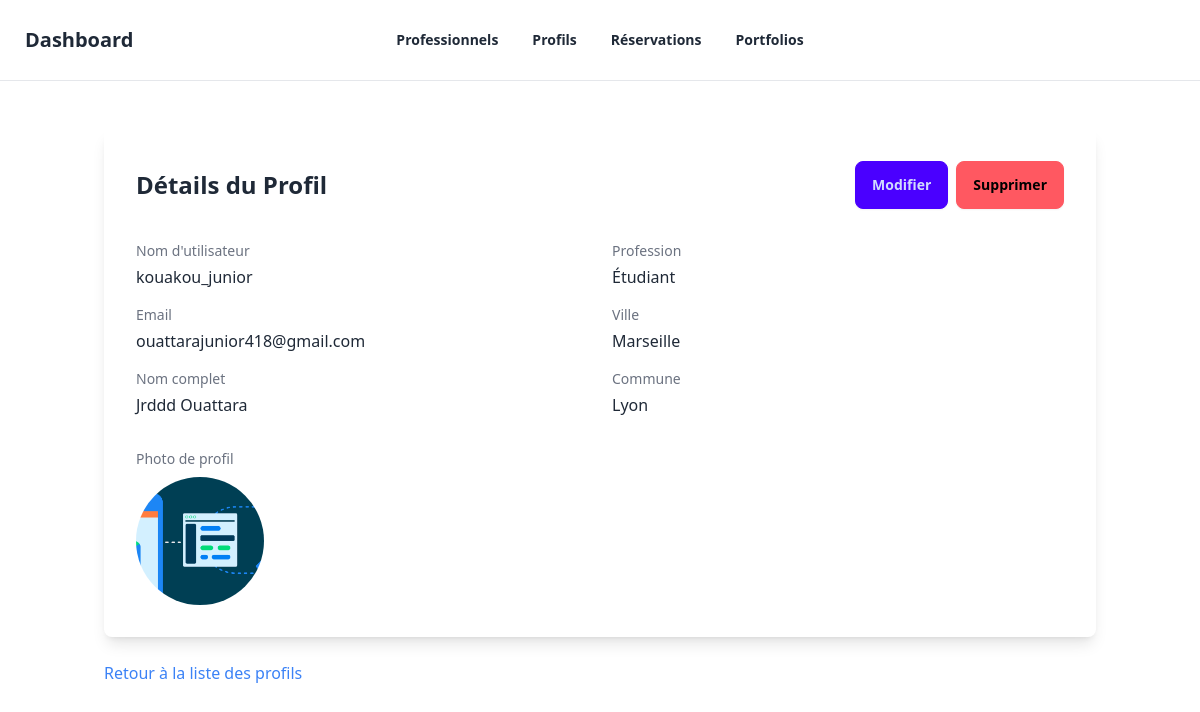
The page /dashboard/profile/2/ (signed in) on the database its author committed.
### profiles/models.py (models this page shows, shortened)
class Profile(models.Model):
    PROFESSION_CHOICES = [
        ('STUDENT', 'Étudiant'),
        ('TEACHER', 'Enseignant'),
        ('ENGINEER', 'Ingénieur'),
        ('DOCTOR', 'Médecin'),
        ('OTHER', 'Autre'),
    ]
    CITY_CHOICES = [
        ('PARIS', 'Paris'),
        ('LYON', 'Lyon'),
        ('MARSEILLE', 'Marseille'),
        ('TOULOUSE', 'Toulouse'),
        ('BORDEAUX', 'Bordeaux'),
    ]
    COMMUNE_CHOICES = [
        ('PARIS', 'Paris'),
        ('LYON', 'Lyon'),
        ('MARSEILLE', 'Marseille'),
        ('TOULOUSE', 'Toulouse'),
        ('BORDEAUX', 'Bordeaux'),
    ]
    user = models.OneToOneField(User, on_delete=models.CASCADE)
    first_name = models.CharField("Prénom", max_length=50, blank=True)
    last_name = models.CharField("Nom", max_length=50, blank=True)
    profession = models.CharField("Profession", max_length=20, choices=PROFESSION_CHOICES, blank=True)
    city = models.CharField("Ville", max_length=20, choices=CITY_CHOICES, blank=True)
    commune = models.CharField("Commune", max_length=20, choices=COMMUNE_CHOICES, blank=True)
    profile_image = models.ImageField(
        "Photo de profil",
        upload_to='profile_images/',
        blank=True,
        null=True
    )

### dashboard/views.py (the view)
# urls.py: path('profile/<int:pk>/', views.profile_detail, name='profile_detail'),
@staff_member_required
def profile_detail(request, pk):
    user = get_object_or_404(User, pk=pk)
    profile = user.profile
    return render(request, 'dashboard/profile_detail.html', {
        'user': user,
        'profile': profile
    })

### dashboard/templates/dashboard/profile_detail.html
{% extends "dashboard/base.html" %}
{% block content %}
<div class="container mx-auto px-4 py-6">
    <div class="card shadow-lg rounded-lg">
        <div class="card-body">
            <div class="flex items-center justify-between mb-6">
                <h1 class="text-2xl font-semibold">Détails du Profil</h1>
                <div class="flex gap-2">
                    <a href="{% url 'dashboard:profile_edit' user.pk %}"
                       class="btn btn-primary">
                        Modifier
                    </a>
                    <a href="{% url 'dashboard:profile_delete' user.pk %}"
                       class="btn btn-error">
                        Supprimer
                    </a>
                </div>
            </div>
            <div class="grid grid-cols-1 md:grid-cols-2 gap-6">
                <div class="space-y-4">
                    <div>
                        <h3 class="text-sm font-medium text-gray-500">Nom d'utilisateur</h3>
                        <p class="mt-1">{{ user.username }}</p>
                    </div>
                    <div>
                        <h3 class="text-sm font-medium text-gray-500">Email</h3>
                        <p class="mt-1">{{ user.email }}</p>
                    </div>
                    <div>
                        <h3 class="text-sm font-medium text-gray-500">Nom complet</h3>
                        <p class="mt-1">{{ profile.first_name }} {{ profile.last_name }}</p>
                    </div>
                </div>
                <div class="space-y-4">
                    <div>
                        <h3 class="text-sm font-medium text-gray-500">Profession</h3>
                        <p class="mt-1">{{ profile.get_profession_display|default:"Non spécifié" }}</p>
                    </div>
                    <div>
                        <h3 class="text-sm font-medium text-gray-500">Ville</h3>
                        <p class="mt-1">{{ profile.get_city_display|default:"Non spécifié" }}</p>
                    </div>
                    <div>
                        <h3 class="text-sm font-medium text-gray-500">Commune</h3>
                        <p class="mt-1">{{ profile.get_commune_display|default:"Non spécifié" }}</p>
                    </div>
                </div>
            </div>
            {% if profile.profile_image %}
            <div class="mt-6">
                <h3 class="text-sm font-medium text-gray-500 mb-2">Photo de profil</h3>
                <img src="{{ profile.profile_image.url }}" alt="Photo de profil"
                     class="w-32 h-32 object-cover rounded-full">
            </div>
            {% endif %}
        </div>
    </div>
    <div class="mt-6">
        <a href="{% url 'dashboard:profile_list' %}"
           class="text-blue-500 hover:text-blue-700">
            Retour à la liste des profils
        </a>
    </div>
</div>
{% endblock %}

### rows shown on the page
Profile: first_name "Jrddd", last_name "Ouattara", profession "Étudiant", city "Marseille", commune "Lyon", profile_image (picture)

### other values the page prints
{{ user.username }} "kouakou_junior"
{{ user.email }} "ouattarajunior418@gmail.com"
